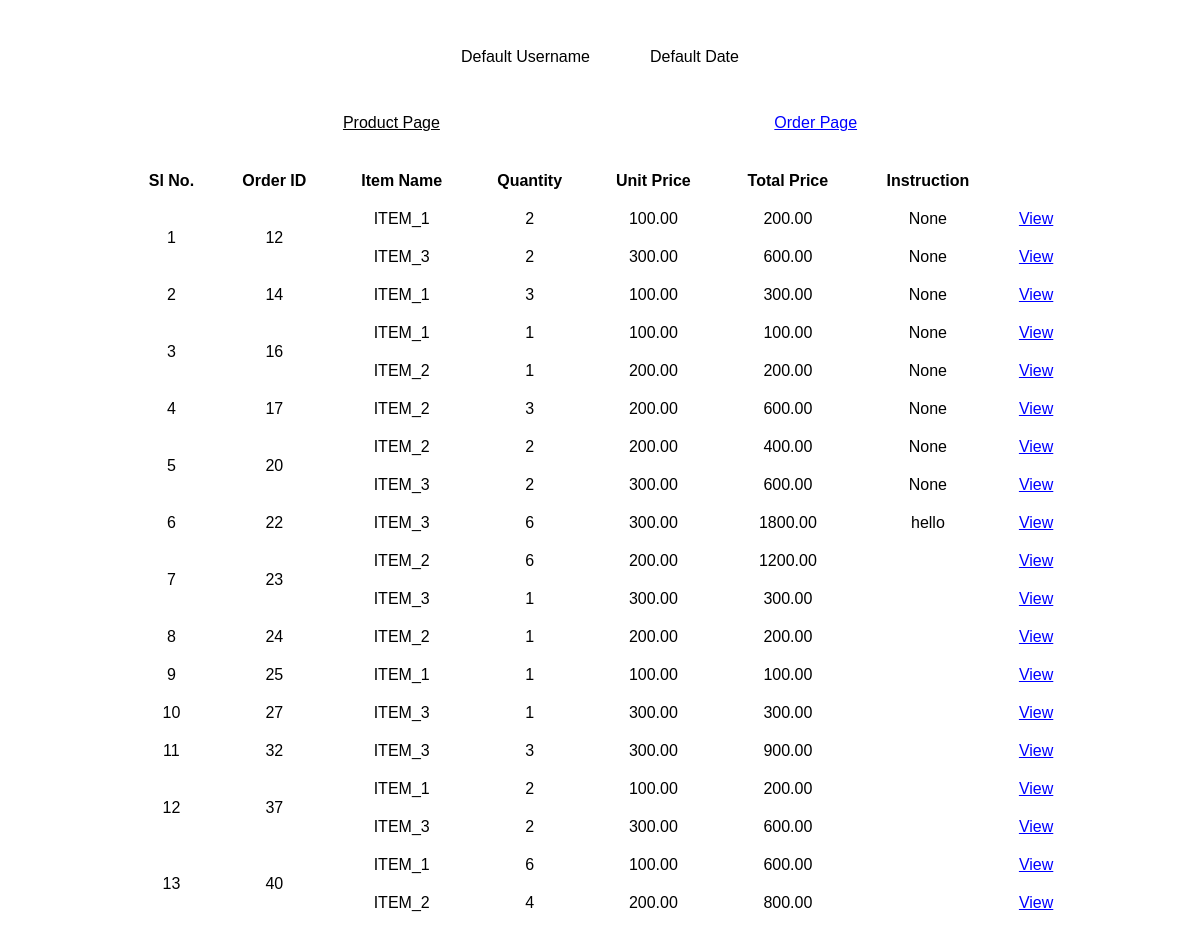
The page /api/order/1/ on the database its author committed.
### api/models.py (models this page shows, shortened)
class OrderItem(models.Model):
    order = models.ForeignKey(Order, related_name='order_items', on_delete=models.CASCADE)
    item = models.ForeignKey(Item, on_delete=models.CASCADE)
    quantity = models.PositiveIntegerField()
    total_price = models.DecimalField(max_digits=10, decimal_places=2)
    instruction = models.CharField(max_length=255, blank=True, null=True)

class Order(models.Model):
    user = models.ForeignKey(User, on_delete=models.CASCADE)
    order_date = models.DateField()
    def __str__(self):
        return f"Order {self.id} by {self.user.username} on {self.order_date}"

class Item(models.Model):
    name = models.CharField(max_length=100)
    unit_price = models.DecimalField(max_digits=10, decimal_places=2)

### api/views.py (the view)
# urls.py: path('order/<int:user_id>/', views.order_page, name='order_page'),
@csrf_exempt
def order_page(request, user_id):
    print(f"Debug: Request received for user_id={user_id}")  # Check if the request is reaching the view
    selected_date = request.GET.get('selected_date')
    print(f"Debug: Selected date={selected_date}")  # Verify if the selected date is being received
    try:
        if selected_date:
            orders = Order.objects.filter(user_id=user_id, date=selected_date)
        else:
            orders = Order.objects.filter(user_id=user_id)
        print(f"Debug: Orders fetched - {orders}")  # Ensure orders are fetched correctly
    except Exception as e:
        print(f"Debug: Error fetching orders - {e}")
        return render(request, 'api/order_page.html', {'error': str(e)})
    return render(request, 'api/order_page.html', {'orders': orders, 'user': request.user, 'selected_date': selected_date})

### api/templates/api/order_page.html (shortened to what this page needs)
{% load static %}
<!DOCTYPE html>
<html lang="en">
<head>
    <link rel="stylesheet" href="{% static 'api/style.css' %}">
</head>
<body>
    <div class="header">
        <span id="username">{{ user.username }}</span>
        <span id="date-joined">{{ selected_date }}</span>
    </div>
    <nav>
        <a href="{% url 'product_page' %}" class="link4">Product Page</a>
        <a href="#" class="link3">Order Page</a>
    </nav>
    <table class="order-table">
        <tr>
            <th>Sl No.</th>
            <th>Order ID</th>
            <th>Item Name</th>
            <th>Quantity</th>
            <th>Unit Price</th>
            <th>Total Price</th>
            <th>Instruction</th>
            <th></th>
        </tr>
        {% for order in orders %}
        <div class="order-group-container">
            <tbody>
                {% for item in order.order_items.all %}
                <tr>
                    {% if forloop.first %}
                        <td rowspan="{{ order.order_items.count }}">{{ forloop.parentloop.counter }}</td>
                        <td rowspan="{{ order.order_items.count }}">{{ order.id }}</td>
                    {% endif %}
                    <td>{{ item.item.name }}</td>
                    <td>{{ item.quantity }}</td>
                    <td>{{ item.item.unit_price }}</td>
                    <td>{{ item.total_price }}</td>
                    <td>{{ item.instruction }}</td>
                    <td><a href="#" class="view-link">View</a></td>
                </tr>
                {% endfor %}
            </tbody>
        </div>
        {% endfor %}
    </table>
</body>
</html>

### api/static/api/style.css (style rules this page uses)
body { font-family: Arial, sans-serif; text-align: center; }
.header { display: flex; justify-content: center; gap: 60px; margin: 30px; border-radius: 70px; padding: 18px 50px; }
.product-table, .order-table { width: 80%; margin: 30px auto; border-collapse: collapse; }
.product-table th, .order-table th, .product-table td, .order-table td { padding: 10px; text-align: center; }
.view-link { color: blue; text-decoration: underline; }
.link3 { margin: 100px; padding: 4px 65px; color: blue; }
.link4 { margin: 100px; padding: 4px 65px; color: black; }

### rows shown on the page
Order: id "12"
OrderItem: item.name "ITEM_1", quantity "2", item.unit_price "100.00", total_price "200.00", instruction "None"
OrderItem: item.name "ITEM_3", quantity "2", item.unit_price "300.00", total_price "600.00", instruction "None"
Order: id "14"
OrderItem: item.name "ITEM_1", quantity "3", item.unit_price "100.00", total_price "300.00", instruction "None"
Order: id "16"
OrderItem: item.name "ITEM_1", quantity "1", item.unit_price "100.00", total_price "100.00", instruction "None"
OrderItem: item.name "ITEM_2", quantity "1", item.unit_price "200.00", total_price "200.00", instruction "None"
Order: id "17"
OrderItem: item.name "ITEM_2", quantity "3", item.unit_price "200.00", total_price "600.00", instruction "None"
Order: id "20"
OrderItem: item.name "ITEM_2", quantity "2", item.unit_price "200.00", total_price "400.00", instruction "None"
OrderItem: item.name "ITEM_3", quantity "2", item.unit_price "300.00", total_price "600.00", instruction "None"
Order: id "22"
OrderItem: item.name "ITEM_3", quantity "6", item.unit_price "300.00", total_price "1800.00", instruction "hello"
Order: id "23"
OrderItem: item.name "ITEM_2", quantity "6", item.unit_price "200.00", total_price "1200.00"
OrderItem: item.name "ITEM_3", quantity "1", item.unit_price "300.00", total_price "300.00"
Order: id "24"
OrderItem: item.name "ITEM_2", quantity "1", item.unit_price "200.00", total_price "200.00"
Order: id "25"
OrderItem: item.name "ITEM_1", quantity "1", item.unit_price "100.00", total_price "100.00"
Order: id "27"
OrderItem: item.name "ITEM_3", quantity "1", item.unit_price "300.00", total_price "300.00"
Order: id "32"
OrderItem: item.name "ITEM_3", quantity "3", item.unit_price "300.00", total_price "900.00"
Order: id "37"
OrderItem: item.name "ITEM_1", quantity "2", item.unit_price "100.00", total_price "200.00"
OrderItem: item.name "ITEM_3", quantity "2", item.unit_price "300.00", total_price "600.00"
Order: id "40"
OrderItem: item.name "ITEM_1", quantity "6", item.unit_price "100.00", total_price "600.00"
OrderItem: item.name "ITEM_2", quantity "4", item.unit_price "200.00", total_price "800.00"
